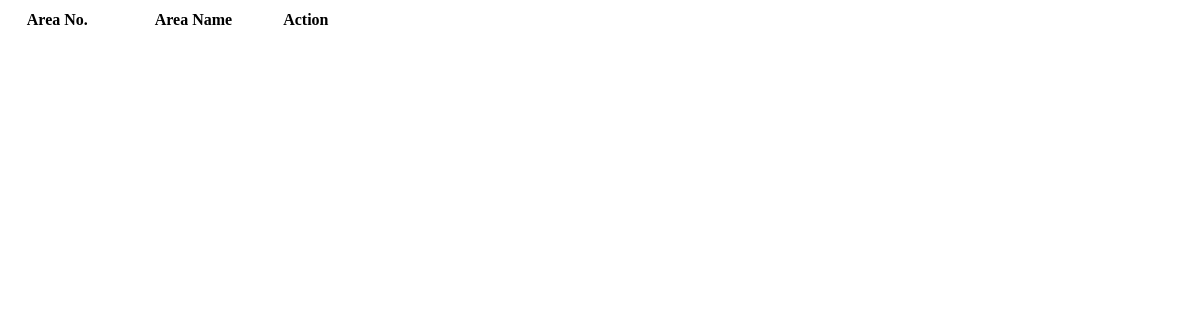
Page /ajax/area_list.php on the earlier database version.
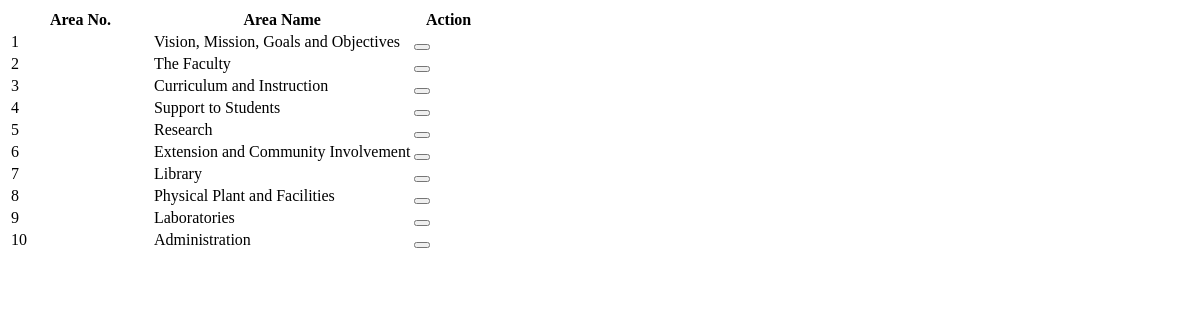
Same page on the later database version.
### tables this page shows
CREATE TABLE `tbl_areas` (
  `area_id` int(3) NOT NULL,
  `area_name` varchar(250) DEFAULT NULL
);

### class.user.php (called while the page is built, shortened)
<?php
	class user{
		public $db;
		public function __construct(){
			$this->db = new mysqli(db_server,db_username, db_password, db_database);
		}
		public function get_areas($id = ""){
			$sel_area_sql="SELECT * FROM tbl_areas";
			$sel_area=$this->db->query($sel_area_sql);
			$area_array=[];
			while ($result=$sel_area->fetch_assoc()) {
				extract($result);
				array_push($area_array,['id'=>$area_id,'name'=>$area_name]);
			}
			return $area_array;
		}
	}
?>

### ajax/area_list.php (the view, shortened to what this page needs)
<?php
$user = new user();
 ?>
<!DOCTYPE html>
<html>
  <head>
  </head>
  <body>
    <table class="table table-striped">
      <thead>
        <th width="30%">Area No.</th>
        <th>Area Name</th>
        <th width="15%">Action</th>
      </thead>
      <tbody>
        <?php
          foreach ($user->get_areas() as $value) {
            echo '<tr>
                <td>'.$value['id'].'</td>
                <td>'.$value['name'].'</td>
                <td><button onclick="edit_area('.$value['id'].')"><i class="fa fa-edit"></i></button></td>
              </tr>';
          }
         ?>
      </tbody>
    </table>
  </body>
</html>

Differences in the rows shown:
added tbl_areas: area_id "1", area_name "Vision, Mission, Goals and Objectives"
added tbl_areas: area_id "2", area_name "The Faculty"
added tbl_areas: area_id "3", area_name "Curriculum and Instruction"
added tbl_areas: area_id "4", area_name "Support to Students"
added tbl_areas: area_id "5", area_name "Research"
added tbl_areas: area_id "6", area_name "Extension and Community Involvement"
added tbl_areas: area_id "7", area_name "Library"
added tbl_areas: area_id "8", area_name "Physical Plant and Facilities"
added tbl_areas: area_id "9", area_name "Laboratories"
added tbl_areas: area_id "10", area_name "Administration"
